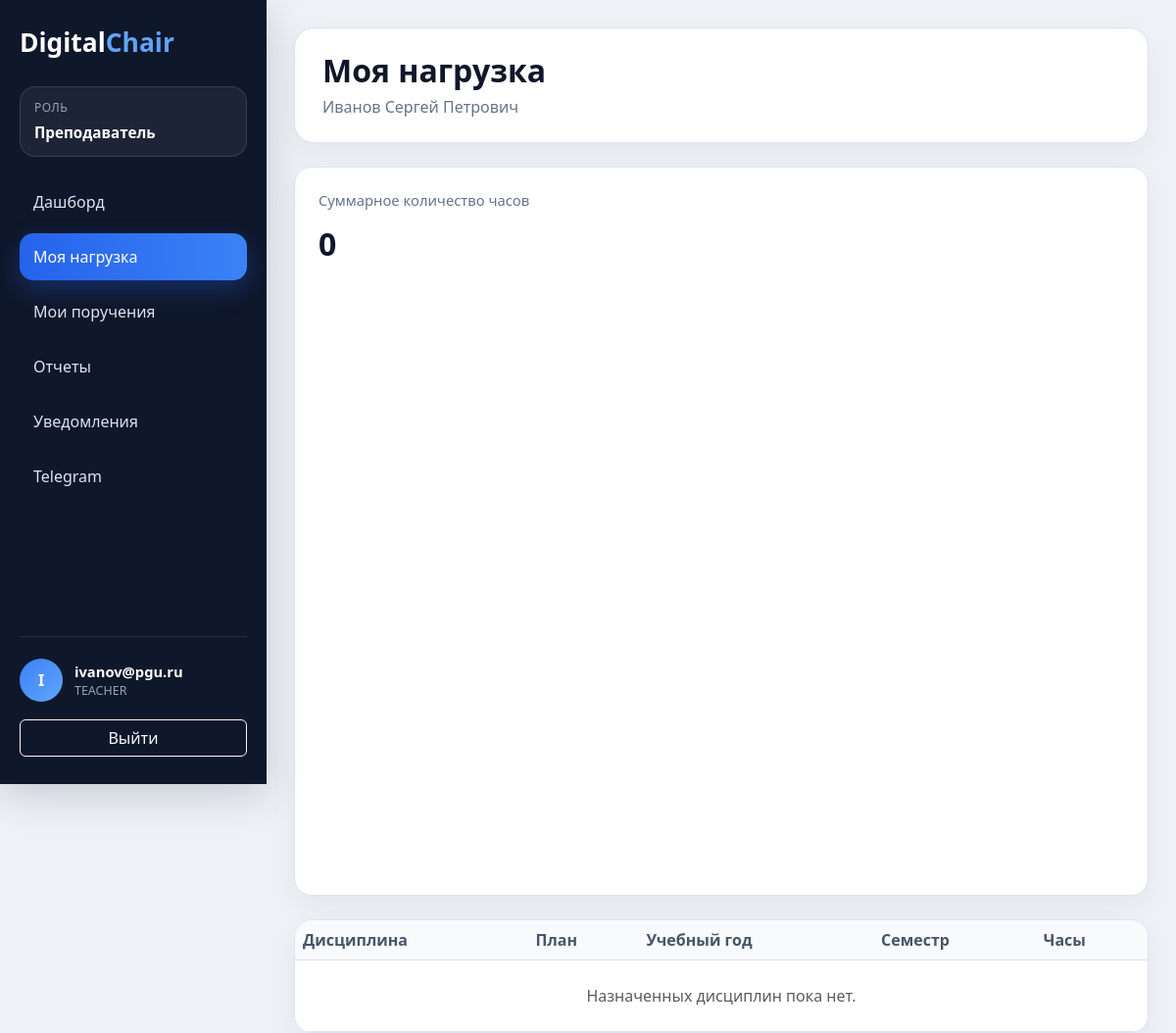
The page /my-workload/ (signed in) on the database as committed earlier.
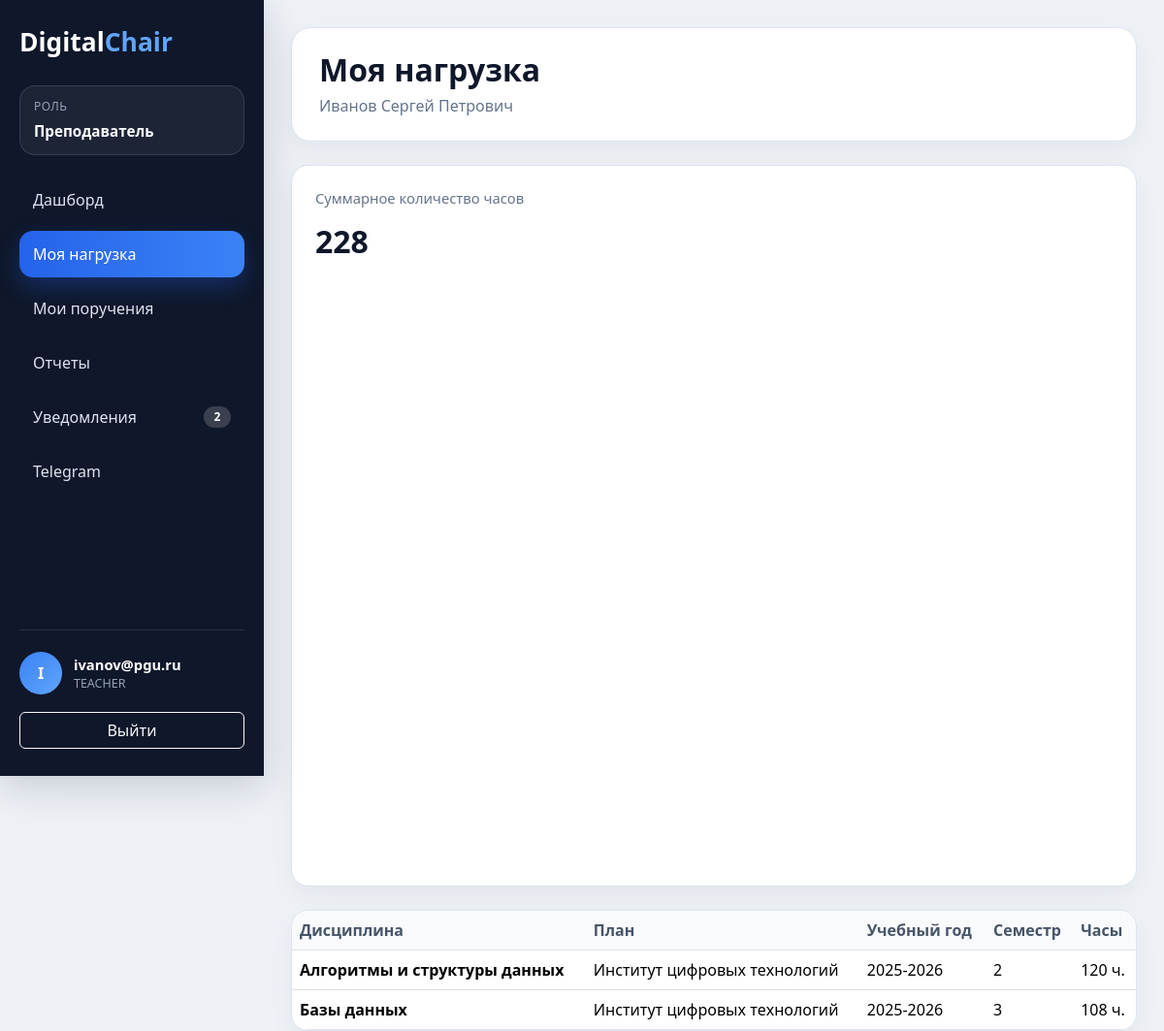
The same page on the database as committed later.
### apps/workload/models.py (models this page shows, shortened)
class WorkloadAssignment(models.Model):
    plan = models.ForeignKey(
        WorkloadPlan,
        on_delete=models.CASCADE,
        related_name='assignments',
        blank=True,
        null=True
    )
    teacher = models.ForeignKey(
        Teacher,
        on_delete=models.CASCADE,
        related_name='workloads'
    )
    subject = models.ForeignKey(
        Subject,
        on_delete=models.CASCADE,
        related_name='workloads'
    )
    academic_year = models.CharField(
        max_length=20,
        default='2025-2026'
    )
    semester = models.PositiveIntegerField()
    assigned_hours = models.PositiveIntegerField()
    notes = models.TextField(
        blank=True,
        null=True
    )
    created_at = models.DateTimeField(
        auto_now_add=True
    )

### apps/core/models.py (models this page shows, shortened)
class Subject(models.Model):
    CONTROL_CHOICES = [
        ('exam', 'Экзамен'),
        ('test', 'Зачет'),
        ('coursework', 'Курсовая работа'),
    ]
    name = models.CharField(
        max_length=255
    )
    hours = models.PositiveIntegerField()
    semester = models.PositiveIntegerField()
    control_type = models.CharField(
        max_length=50,
        choices=CONTROL_CHOICES
    )

class WorkloadPlan(models.Model):
    class Statuses(models.TextChoices):
        DRAFT = 'DRAFT', 'Черновик'
        SUBMITTED = 'SUBMITTED', 'Отправлено'
        APPROVED = 'APPROVED', 'Утверждено'
        RETURNED = 'RETURNED', 'Возвращено'
    кафедра = models.CharField(
        max_length=255
    )
    total_hours = models.IntegerField()
    academic_year = models.CharField(
        max_length=50
    )
    status = models.CharField(
        max_length=30,
        choices=Statuses.choices,
        default=Statuses.DRAFT
    )
    created_at = models.DateTimeField(
        auto_now_add=True
    )
    approved_at = models.DateTimeField(
        blank=True,
        null=True
    )

### apps/core/views.py (the view)
@login_required(login_url='/login/')
@teacher_required
@never_cache
def teacher_my_workload_view(request):
    teacher = getattr(
        request.user,
        'teacher_profile',
        None
    )
    assignments = WorkloadAssignment.objects.none()
    total_hours = 0
    if teacher is not None:
        assignments = WorkloadAssignment.objects.filter(
            teacher=teacher
        ).select_related(
            'subject',
            'plan'
        ).order_by(
            '-academic_year',
            'semester',
            'subject__name'
        )
        total_hours = assignments.aggregate(
            total=Sum('assigned_hours')
        )['total'] or 0
    return render(
        request,
        'workload/my_workload.html',
        {
            'teacher': teacher,
            'assignments': assignments,
            'total_hours': total_hours
        }
    )

### apps/core/views.py (called while the page is built)
def is_teacher(user):
    return user.is_authenticated and user.role == 'TEACHER'

### templates/workload/my_workload.html (shortened to what this page needs)
{% extends 'base/base.html' %}
{% block page_title %}Моя нагрузка{% endblock %}
{% block page_subtitle %}
    <p class="app-page-subtitle">
        {% if teacher %}
            {{ teacher.full_name }}
        {% else %}
            Профиль преподавателя не найден.
        {% endif %}
    </p>
{% endblock %}
{% block content %}
    <div class="stat-card mb-4">
        <div class="stat-label">Суммарное количество часов</div>
        <div class="stat-value">{{ total_hours }}</div>
    </div>
    <div class="table-card">
        <div class="table-responsive">
            <table class="table align-middle">
                <thead>
                <tr>
                    <th>Дисциплина</th>
                    <th>План</th>
                    <th>Учебный год</th>
                    <th>Семестр</th>
                    <th>Часы</th>
                </tr>
                </thead>
                <tbody>
                {% for assignment in assignments %}
                    <tr>
                        <td class="fw-semibold">{{ assignment.subject.name }}</td>
                        <td>
                            {% if assignment.plan %}
                                {{ assignment.plan.кафедра }}
                            {% else %}
                                <span class="text-muted">Без плана</span>
                            {% endif %}
                        </td>
                        <td>{{ assignment.academic_year }}</td>
                        <td>{{ assignment.semester }}</td>
                        <td>{{ assignment.assigned_hours }} ч.</td>
                    </tr>
                {% empty %}
                    <tr>
                        <td colspan="5" class="text-center text-muted py-4">Назначенных дисциплин пока нет.</td>
                    </tr>
                {% endfor %}
                </tbody>
            </table>
        </div>
    </div>
{% endblock %}

### templates/base/base.html (shortened to what this page needs)
<!DOCTYPE html>
<html lang="ru">
<head>
    <link href="https://cdn.jsdelivr.net/npm/bootstrap@5.3.3/dist/css/bootstrap.min.css"
          rel="stylesheet">
</head>
<body>
{% if request.user.is_authenticated %}
    <div class="app-shell">
        <aside class="app-sidebar">
            <h1 class="app-logo">Digital<span>Chair</span></h1>
            <div class="app-role">
                <span class="app-role-label">Роль</span>
                <span class="app-role-value">{{ ui_role_label }}</span>
            </div>
            <nav class="app-nav">
                {% for item in ui_navigation_items %}
                    <a href="{{ item.url }}"
                       class="app-nav-link{% if item.is_active %} active{% endif %}">
                        <span>{{ item.label }}</span>
                        {% if item.badge %}
                            <span class="app-nav-badge">{{ item.badge }}</span>
                        {% endif %}
                    </a>
                {% endfor %}
            </nav>
            <div class="app-sidebar-footer">
                <div class="app-user">
                    <div class="app-user-avatar">
                        {{ request.user.email|first|upper }}
                    </div>
                    <div>
                        <div class="app-user-email">{{ request.user.email }}</div>
                        <div class="app-user-role">{{ request.user.role }}</div>
                    </div>
                </div>
                <a href="/logout/" class="btn btn-outline-light w-100">Выйти</a>
            </div>
        </aside>
        <main class="app-main">
            <header class="app-page-header">
                <div>
                    <h1 class="app-page-title">{% block page_title %}DigitalChair{% endblock %}</h1>
                    {% block page_subtitle %}{% endblock %}
                </div>
            </header>
            {% block content %}{% endblock %}
        </main>
    </div>
{% else %}
    {% block anonymous_content %}{% endblock %}
{% endif %}
</body>
</html>

Rows that differ between the two databases and show on the page:
added WorkloadAssignment: subject.name "Алгоритмы и структуры данных", plan.кафедра "Институт цифровых технологий", academic_year "2025-2026", semester "2", assigned_hours "120"
added WorkloadAssignment: subject.name "Базы данных", plan.кафедра "Институт цифровых технологий", academic_year "2025-2026", semester "3", assigned_hours "108"
Other text that changed with them:
{{ total_hours }}: "0" → "228"
new list line: "Уведомления 2"
list line gone: "Уведомления"
text no longer shown: "Назначенных дисциплин пока нет."
